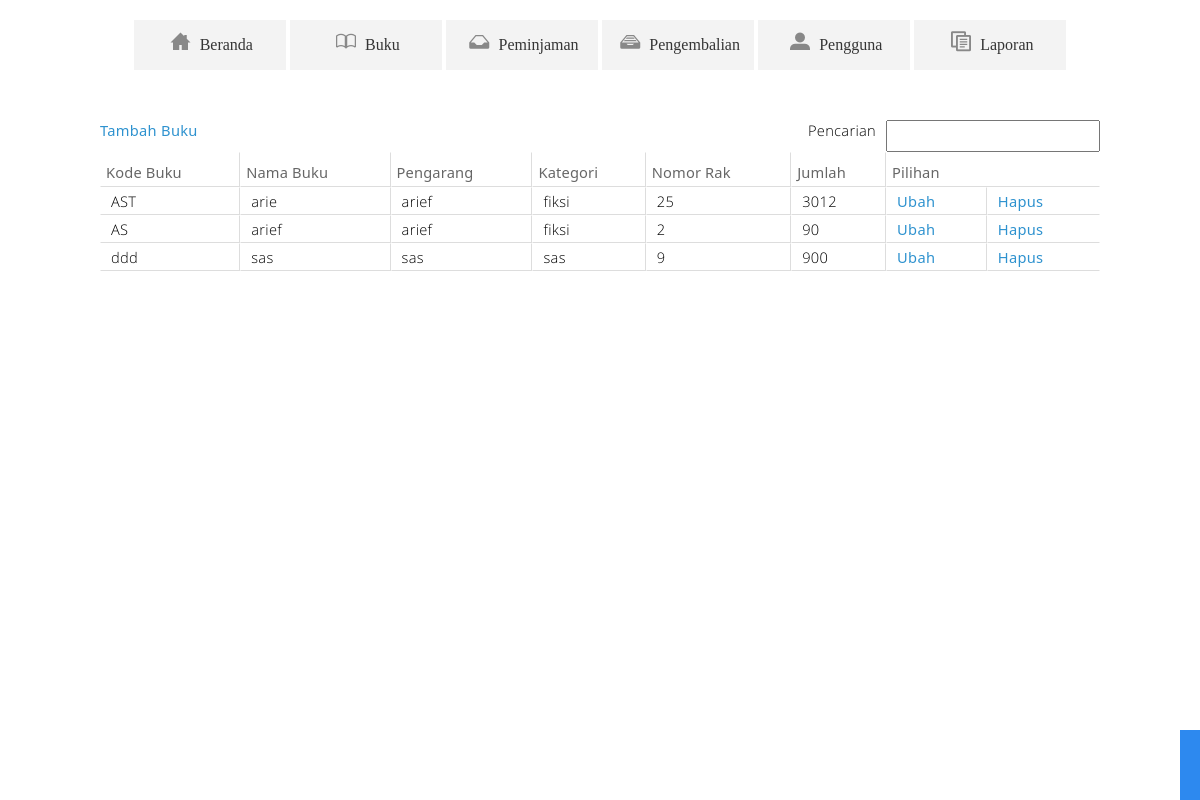
/index.php?buku (signed in), run on the app's committed database.
### tables this page shows
CREATE TABLE IF NOT EXISTS `daftar_buku` (
  `kode_buku` varchar(100) NOT NULL,
  `nama_buku` varchar(100) NOT NULL,
  `pengarang` varchar(100) NOT NULL,
  `kategori` varchar(100) NOT NULL,
  PRIMARY KEY (`kode_buku`)
);

CREATE TABLE IF NOT EXISTS `stok_buku` (
  `kode_buku` varchar(100) NOT NULL,
  `nomor_rak` varchar(100) NOT NULL,
  `jumlah` int(100) NOT NULL,
  PRIMARY KEY (`kode_buku`)
);

### buku.php (the view, shortened to what this page needs)
<?php
if(isset($_GET['buku']) and !isset($_GET['baru']) and !isset($_GET['ubah']) and !isset($_GET['hapus'])){
?>
<div>
	<?php
	if($_SESSION['akses']==1){
	?>
	<div style="float:left">
	<a href="?buku&baru">Tambah Buku</a>
	</div>
	<div style="float:right">
	<form method="POST" action="">
	<input type="text" class="editnya" name="cari"></input>
	</form>
	</div>
	<div style="float:right">
	<label>Pencarian</label>
	</div>
	<?php
	}
	?>
	<table>
		<thead>
			<tr>
				<th>Kode Buku</th>
				<th>Nama Buku</th>
				<th>Pengarang</th>
				<th>Kategori</th>
				<th>Nomor Rak</th>
				<th>Jumlah</th>
				<?php
				if($_SESSION['akses']==1){
				?>
				<th colspan=2>Pilihan</th>
				<?php
				}
				?>
			</tr>
		</thead>
		<?php
		if($_POST['cari']==""){
		$buku = mysql_query("select*from daftar_buku,stok_buku where daftar_buku.kode_buku=stok_buku.kode_buku");
		}
		else if($_POST['cari']!=""){
		$buku = mysql_query("select*from daftar_buku,stok_buku where daftar_buku.nama_buku like '%$_POST[cari]%' and daftar_buku.kode_buku=stok_buku.kode_buku or daftar_buku.kode_buku like '%$_POST[cari]%' and daftar_buku.kode_buku=stok_buku.kode_buku");
		}
		while($rowbuku = mysql_fetch_array($buku)){
		?>
		<tbody>
			<tr>
				<td><?php echo $rowbuku['kode_buku'];?></td>
				<td><?php echo $rowbuku['nama_buku'];?></td>
				<td><?php echo $rowbuku['pengarang'];?></td>
				<td><?php echo $rowbuku['kategori'];?></td>
				<td><?php echo $rowbuku['nomor_rak'];?></td>
				<td><?php echo $rowbuku['jumlah'];?></td>
				<?php
				if($_SESSION['akses']==1){
				?>
				<td><a href="?buku&ubah&det=<?php echo $rowbuku['kode_buku'];?>">Ubah</a></td>
				<td><a href="?buku&hapus&det=<?php echo $rowbuku['kode_buku'];?>">Hapus</a></td>
				<?php
				}
				?>
			</tr>
		</tbody>
		<?php
		}
		?>
	</table>
</div>
<?php
}
?>

### index.php (shortened to what this page needs)
<?php
echo "
<html>
<head>
<title>Aplikasi Perpustakaan</title>
<link rel=\"stylesheet\" href=\"css/modern.css\">
</head>
<body class=\"modern-ui\" onload=\"prettyPrint()\">
<script type=\"text/javascript\" src=\"js/assets/jquery-1.9.0.min.js\"></script>
	";
?>
<?php
if(empty($_SESSION['username'])){
include "login.php";
}
else if(isset($_GET['out'])){
session_destroy();
echo "<div align=\"center\"><a href=\"index.php\"><h1><b>Klik dong</b></h1></a></div>";
}
else{
	echo "<div class=\"box\">";
	if(isset($_GET['index'])){
		include "indexnya.php";
	}
	else{
		include "menu_kecil.php";
		if(isset($_GET['buku'])){
			include "buku.php";
		}
	}
	echo "</div>";
	echo "
<div class=\"out\">
<a href=\"?out\">Keluar</a>
</div>
</body>
</html>
";
}
?>

### menu_kecil.php (shortened to what this page needs)
<div align="center" style="margin-left:auto;margin-right:auto;margin-top:20px;height:100px;">
<a href="?index"><button class="shortcut">
	<span class="icon">
		<i class="icon-home"></i>
	</span>
	<span class="labelshort">
		Beranda
	</span>
</button></a>
<a href="?buku"><button class="shortcut">
	<span class="icon">
		<i class="icon-book"></i>
	</span>
	<span class="labelshort">
		Buku
	</span>
</button></a>
<a href="?peminjaman"><button class="shortcut">
	<span class="icon">
		<i class="icon-drawer"></i>
	</span>
	<span class="labelshort">
		Peminjaman
	</span>
</button></a>
<a href="?pengembalian"><button class="shortcut">
	<span class="icon">
		<i class="icon-drawer-2"></i>
	</span>
	<span class="labelshort">
		Pengembalian
	</span>
</button></a>
<?php
if($_SESSION['akses']==1){
?>
<a href="?user"><button class="shortcut">
	<span class="icon">
		<i class="icon-user"></i>
	</span>
	<span class="labelshort">
		Pengguna
	</span>
</button></a>
<?php
}
?>
<a href="?laporan"><button class="shortcut">
	<span class="icon">
		<i class="icon-copy"></i>
	</span>
	<span class="labelshort">
		Laporan
	</span>
</button></a>
</div>

### index.php (style rules this page uses)
.box { width:1000px; margin-left:auto; margin-right:auto; }
.out { padding:20px; background-color:#2d89ef; width:150px; height:70px; position:fixed; bottom:0; right:-130; transition:right .5s; }

### menu_kecil.php (style rules this page uses)
.shortcut { margin-top:0px; width:152px; height:50px; margin-left:auto; margin-right:auto; }
.shortcut > .icon { margin-top: .25em; margin-bottom: .25em; font-size:15pt; color: #888; }
.labelshort { font-size:12pt; }

### buku.php (style rules this page uses)
.editnya { height:31.5px; font-size:12pt; font-family:Segoe UI Light; padding:5px; width:100%; }

### data on the page
daftar_buku: stok_buku.kode_buku "AST", nama_buku "arie", pengarang "arief", kategori "fiksi", stok_buku.nomor_rak "25", stok_buku.jumlah "3012"
daftar_buku: stok_buku.kode_buku "AS", nama_buku "arief", pengarang "arief", kategori "fiksi", stok_buku.nomor_rak "2", stok_buku.jumlah "90"
daftar_buku: stok_buku.kode_buku "ddd", nama_buku "sas", pengarang "sas", kategori "sas", stok_buku.nomor_rak "9", stok_buku.jumlah "900"
